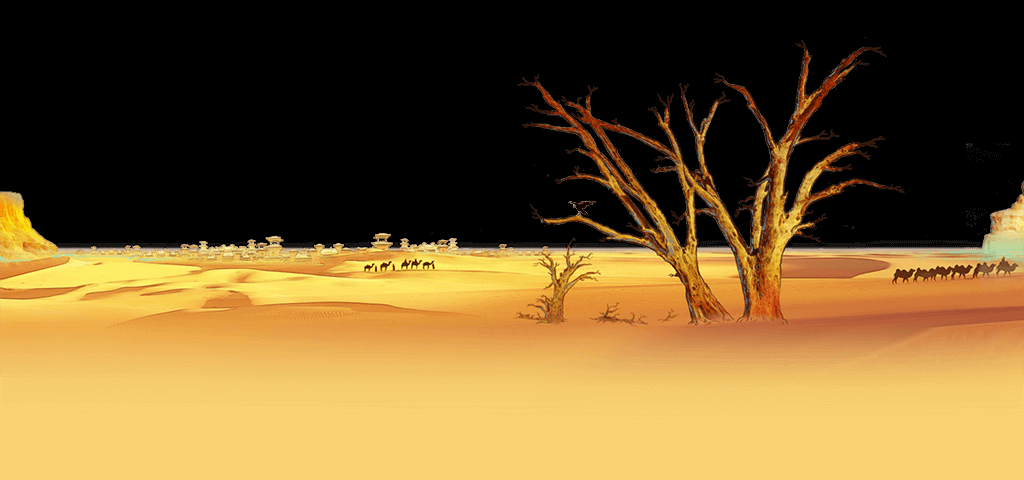

This is a level from a 2D game, rendered from its Tiled map with the project's own tilesets. A one-line summary and the map file follow, with tile-layer data summarised:
An orthogonal 32x15 tile map with 32x32 px tiles, 1 tile layer (mid1).

<map version="1.0" orientation="orthogonal" renderorder="right-down" width="32" height="15" tilewidth="32" tileheight="32">
 <tileset firstgid="1" name="damo_mid3" tilewidth="32" tileheight="32">
  <image source="damo/damo_mid3.png" width="1024" height="500" />
 </tileset>
 <layer name="mid1" width="32" height="15">
  <data>[480 cells, 480 non-empty, 480 distinct tile ids]</data>
 </layer>
</map>
